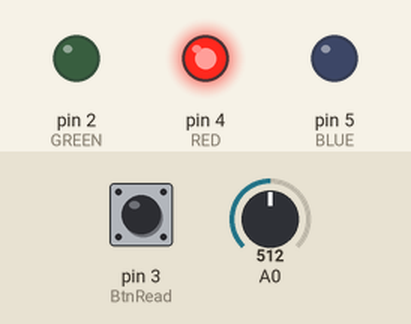
Simulated run of this sketch. Board: Arduino Uno, built with avr-gcc and run on an emulated ATmega328P. On the bench: output pins drawn as LEDs (lit = HIGH). The test bench sets the inputs (shaded band); at power-on: A0 = 512, pin 3 (BtnRead) HIGH.

Above: at 1.2 s.
1.3 s: A0 set to 459
2.8 s: A0 set to 442
At 3.4 s:
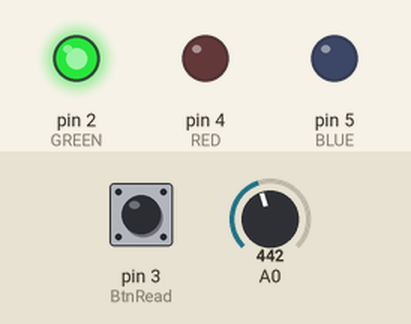
4.3 s: A0 set to 364
5.8 s: A0 set to 334
At 7.0 s:
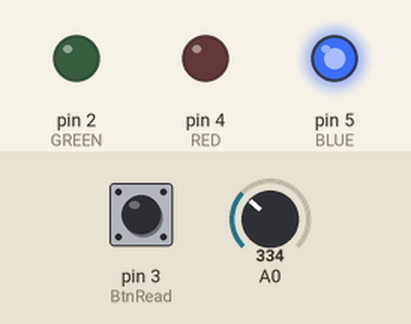
7.3 s: A0 set to 360
At 8.5 s:
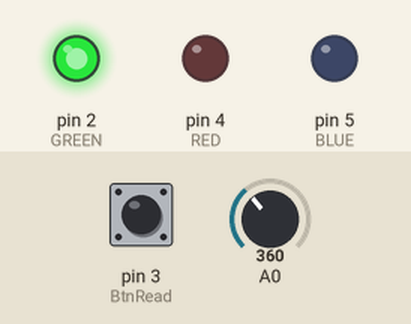
8.8 s: A0 set to 340
At 9.7 s:
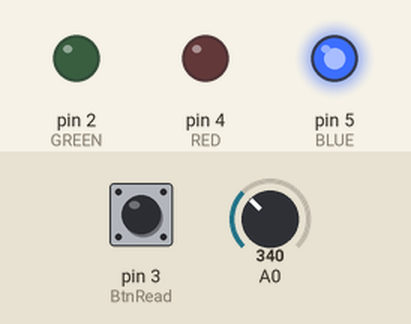
Timing chart, 0 to 11.3 s (numbered marks = the images above; inputs shaded):
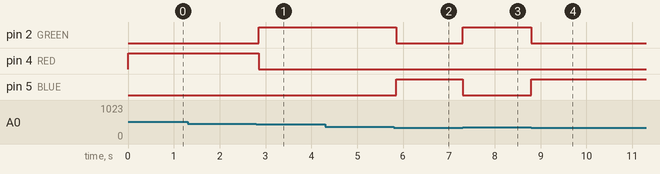

Measured:
- the behaviour switches between 451 and 450 on A0 (found by bisection; images 0 and 1)
- the behaviour switches between 350 and 349 on A0 (found by bisection; images 1 and 2)
- after the input at 1.3 s, every drawn part: stays the same
- after the input at 2.8 s, pin 2 (GREEN): LOW → HIGH after 0.05 s; pin 4 (RED): HIGH → LOW after 0.05 s
- after the input at 4.3 s, every drawn part: stays the same
- after the input at 5.8 s, pin 2 (GREEN): HIGH → LOW after 0.06 s; pin 5 (BLUE): LOW → HIGH after 0.06 s
- after the input at 7.3 s, pin 2 (GREEN): LOW → HIGH at once; pin 5 (BLUE): HIGH → LOW at once
- after the input at 8.8 s, pin 2 (GREEN): HIGH → LOW at once; pin 5 (BLUE): LOW → HIGH at once

The sketch:

AudioDelayStruct.ino
```cpp
const int RED = 4;
const int BLUE = 5;
const int GREEN = 2;
const int ANALOG = A0;
const unsigned long GRACE = 150; // Max grace time in milliseconds
const int MAX = 500;  // Max volume. 500 is about 100 dB
const int MIN = 350;  // Min volume. 350 is about 58 dB
unsigned long oldMillis = 0;


struct DW
{
  int thresholds[2][2] = {{350, 450}, {385, 495}}; // {lower, higher}
  volatile int which = 0;
};

DW AryDW;

//interrupt
// https://www.arduino.cc/reference/en/language/functions/external-interrupts/attachinterrupt/
const byte BtnRead = 3;
const int BtnOut = 9;


void ModeShift()
{
  Serial.begin(9600);
  //Serial.println(AryDW.which);
  if (AryDW.which == 0)
  {
    AryDW.which = 1;
    //Serial.println("High");
  }
  else if (AryDW.which == 1)
   {
     AryDW.which = 0;
     //Serial.println("Low");
   }
   //Serial.println(AryDW.which);
}

void setup() {
  // put your setup code here, to run once:
  Serial.begin(9600);
  pinMode(RED, OUTPUT);
  pinMode(BLUE, OUTPUT);
  pinMode(GREEN, OUTPUT);
  pinMode(BtnRead, INPUT_PULLUP);

  //pinMode(BtnOut, OUTPUT);
  //digitalWrite(BtnOut, HIGH);

  attachInterrupt(digitalPinToInterrupt(BtnRead),ModeShift, CHANGE);
}

void loop() {
  // put your main code here, to run repeatedly:
  int loudness = analogRead(14);
  unsigned long cycle = GRACE + 1;
  //Serial.println(loudness);

  if(loudness < AryDW.thresholds[AryDW.which][0] && cycle > GRACE) // Too quiet
  {
    digitalWrite(BLUE, HIGH);
    digitalWrite(GREEN, LOW);
    digitalWrite(RED, LOW);
  }
  else // Just right
  {
    if(loudness > AryDW.thresholds[AryDW.which][1])
    {
      digitalWrite(BLUE, LOW);
      digitalWrite(RED, HIGH);
      digitalWrite(GREEN, LOW);
    }
    else
    {
      digitalWrite(BLUE, LOW);
      digitalWrite(GREEN, HIGH);
      digitalWrite(RED, LOW);
    }


    delay(GRACE);
  }

}
```
